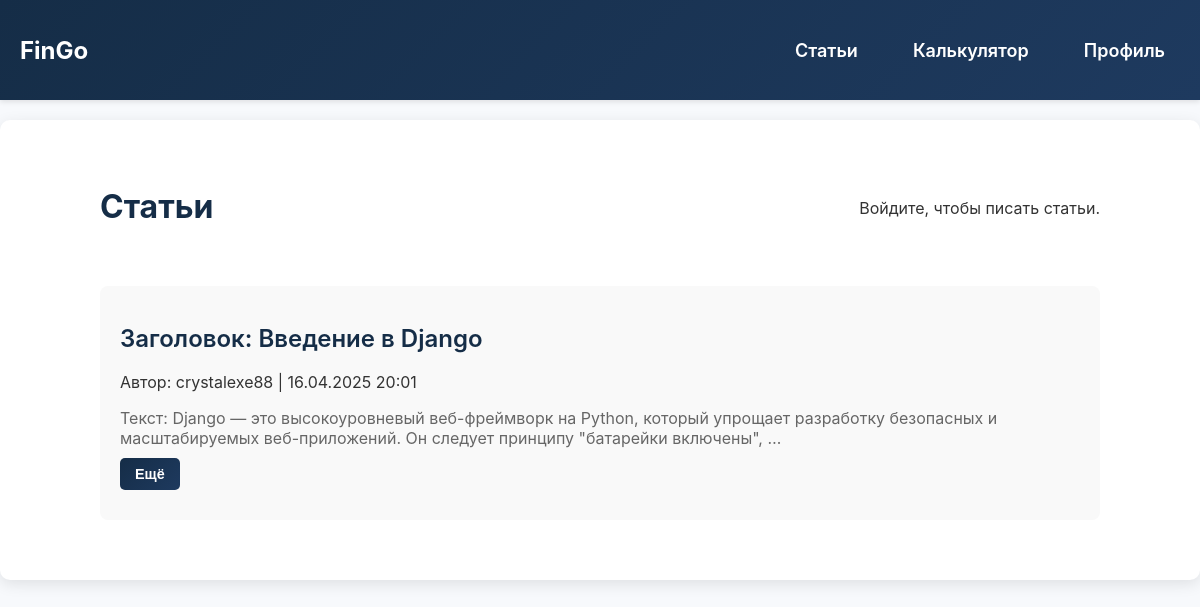
The app's page /article/, older data.
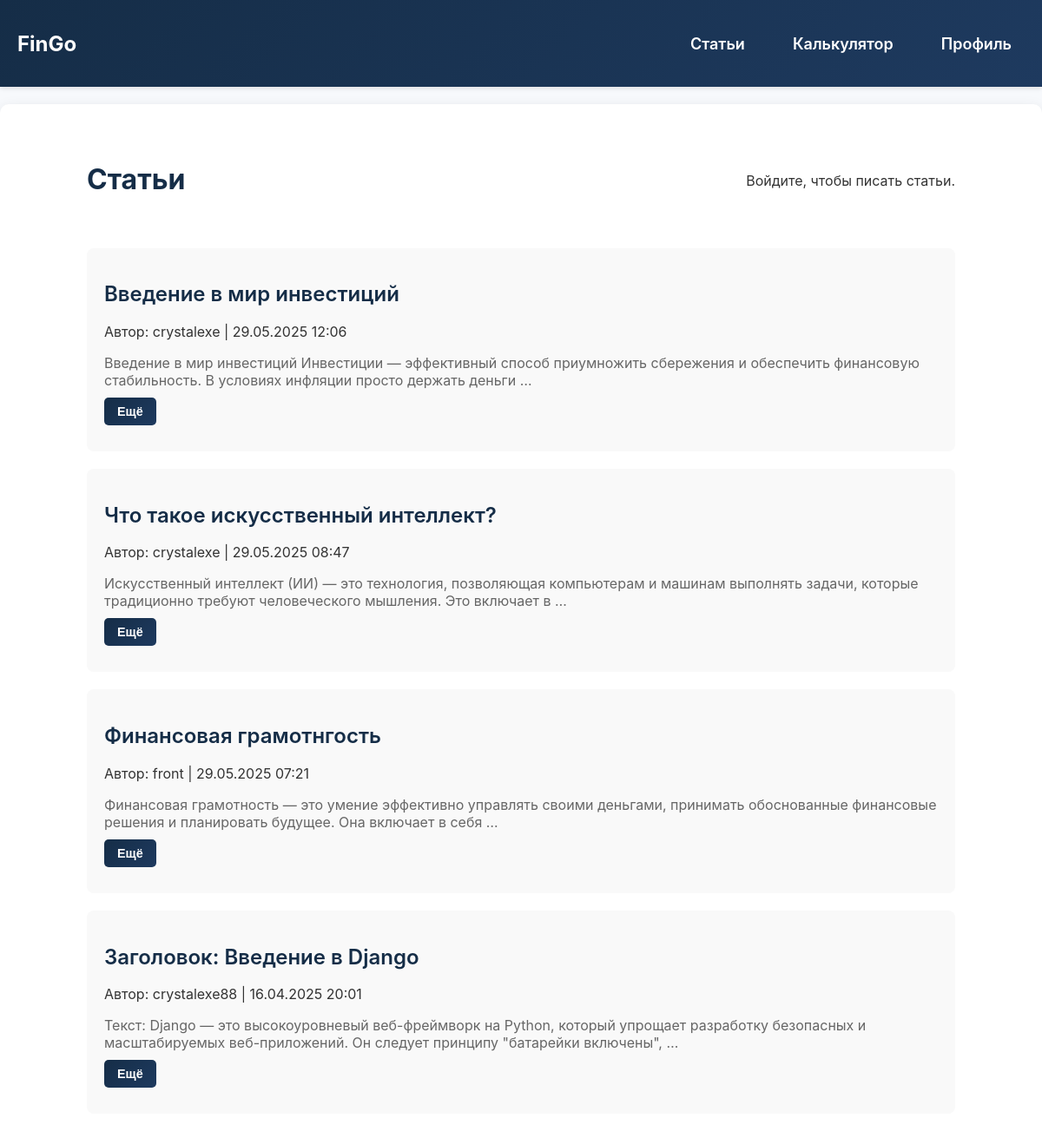
The same page, newer data.
### fingo/models.py (models this page shows, shortened)
class Article(models.Model):
    title = models.CharField(max_length=200)
    content = models.TextField()
    author = models.ForeignKey(User, on_delete=models.CASCADE)
    created_at = models.DateTimeField(auto_now_add=True)

### fingo/views.py (the view)
# urls.py: path('article/', views.article_list_view, name='article'),
def article_list_view(request):
    articles = Article.objects.all().order_by('-created_at')
    return render(request, 'article.html', {'articles': articles})

### fingo/templates/article.html (shortened to what this page needs)
{% extends 'base.html' %}
{% load static %}
{% block content %}
    <section class="articles container">
        <div class="article-list">
            <div style="display: flex; justify-content: space-between; align-items: center; margin-bottom: 30px;">
                <h2>Статьи</h2>
                {% if user.is_authenticated %}
                    <a href="{% url 'article_create' %}" class="submit auth-btn" style="margin: 0;">Написать статью</a>
                {% else %}
                    <p style="margin: 0;">Войдите, чтобы писать статьи.</p>
                {% endif %}
            </div>
            {% if articles %}
                {% for article in articles %}
                    <article class="article-item" data-expanded="false" data-article-id="{{ article.id }}">
                        <h3><a href="{% url 'article_detail' article.id %}">{{ article.title }}</a></h3>
                        <p>Автор: {{ article.author.username }} | {{ article.created_at|date:"d.m.Y H:i" }}</p>
                        <div class="article-content">
                            <div class="article-summary">{{ article.content|safe|truncatewords:20 }}</div>
                            <div class="article-buttons">
                                <button class="toggle-btn" data-article-id="{{ article.id }}">Ещё</button>
                            </div>
                        </div>
                    </article>
                {% endfor %}
            {% else %}
                <p>Пока статей нет. Будьте первым!</p>
            {% endif %}
        </div>
    </section>
{% endblock %}

### fingo/templates/base.html (shortened to what this page needs)
{% load static %}
<!DOCTYPE html>
<html lang="ru">
<head>
    <link rel="stylesheet" href="{% static 'css/style.css' %}">
</head>
<body>
    {% include 'header.html' %}
    <main>
        {% block content %}
        {% endblock %}
    </main>
</body>
</html>

### fingo/templates/header.html (shortened to what this page needs)
{% load static %}
<header class="header">
    <div class="header__container">
        <a href="/" class="header__logo">FinGo</a>
        <nav class="header__nav">
            <ul class="header__list">
                <li class="header__list-item">
                    <a href="{% url 'article' %}" class="header__list-item--link">Статьи</a>
                </li>
                <li class="header__list-item">
                    <a href="{% url 'calculator' %}" class="header__list-item--link">Калькулятор</a>
                </li>
                <li class="header__list-item header__list-item--article">
                    <a href="{% url 'profile' %}" class="header__list-item--link">Профиль</a>
                </li>
            </ul>
        </nav>
    </div>
</header>

### fingo/static/css/style.css (style rules this page uses)
html { box-sizing: border-box; text-size-adjust: none; -webkit-tap-highlight-color: transparent; }
*, *:before, *:after { box-sizing: inherit; }
html, body { background-color: #f7f9fc; color: #333; font-family: 'Inter', Arial, sans-serif; height: 100%; margin: 0; min-height: 100%; -webkit-font-smoothing: antialiased; -moz-osx-font-smoothing: grayscale; }
li { list-style-type: none; }
a { text-decoration: none; color: #0099ff; transition: color 0.3s ease; }
.container { position: relative; margin: 0 auto; max-width: 1200px; padding: 0 20px; width: 100%; }
.header { background: linear-gradient(135deg, #152D47 0%, #1e3a5f 100%); box-shadow: 0 2px 5px rgba(0, 0, 0, 0.1); position: relative; z-index: 1000; }
.header__container { max-width: 1200px; margin: 0 auto; padding: 0 20px; display: flex; justify-content: space-between; align-items: center; height: 100px; }
.header__logo { color: #ffffff; font-size: 24px; font-weight: 700; text-decoration: none; }
.header__nav { display: flex; }
.header__list { display: flex; justify-content: center; align-items: center; column-gap: 25px; margin: 0; }
.header__list-item--link { color: #ffffff; font-size: 18px; font-weight: 600; padding: 10px 15px; border-radius: 5px; transition: background-color 0.3s ease; }
.header__list-item--article { margin-left: auto; }
.articles { padding: 40px 0; background-color: #ffffff; border-radius: 10px; margin: 20px auto; box-shadow: 0 4px 15px rgba(0, 0, 0, 0.1); animation: fadeIn 1s ease-in; }
.article-list { max-width: 1000px; margin: 0 auto; }
.article-list h2 { font-size: 2rem; color: #152D47; margin-bottom: 30px; text-align: center; }
.article-list article { padding: 20px; background-color: #f9f9f9; border-radius: 8px; margin-bottom: 20px; transition: transform 0.3s ease, box-shadow 0.3s ease; }
.article-list h3 a { font-size: 1.5rem; color: #152D47; font-weight: 600; transition: color 0.3s ease; display: block; margin-bottom: 10px; }
.article-list .article-content { margin-bottom: 10px; }
.article-list .article-summary { font-size: 1rem; color: #666; margin-bottom: 10px; max-height: 4.5em; overflow: hidden; transition: max-height 0.3s ease; }
.article-list .toggle-btn { display: inline-block; padding: 8px 15px; background: linear-gradient(135deg, #152D47 0%, #1e3a5f 100%); color: #ffffff; font-size: 0.9rem; font-weight: 600; border: none; border-radius: 5px; cursor: pointer; transition: transform 0.2s ease; margin-right: 10px; }

Row changes from the older to the newer data that the page shows:
added Article: title "Введение в мир инвестиций", author.username "crystalexe", created_at "29.05.2025 12:06", content "Введение в мир инвестиций Инвестиции — эффективный способ приумножить сбережения и обеспечить финансовую стабильность. В условиях инфляции просто держать деньги …"
added Article: title "Что такое искусственный интеллект?", author.username "crystalexe", created_at "29.05.2025 08:47", content "Искусственный интеллект (ИИ) — это технология, позволяющая компьютерам и машинам выполнять задачи, которые традиционно требуют человеческого мышления. Это включает в …"
added Article: title "Финансовая грамотнгость", author.username "front", created_at "29.05.2025 07:21", content "Финансовая грамотность — это умение эффективно управлять своими деньгами, принимать обоснованные финансовые решения и планировать будущее. Она включает в себя …"
